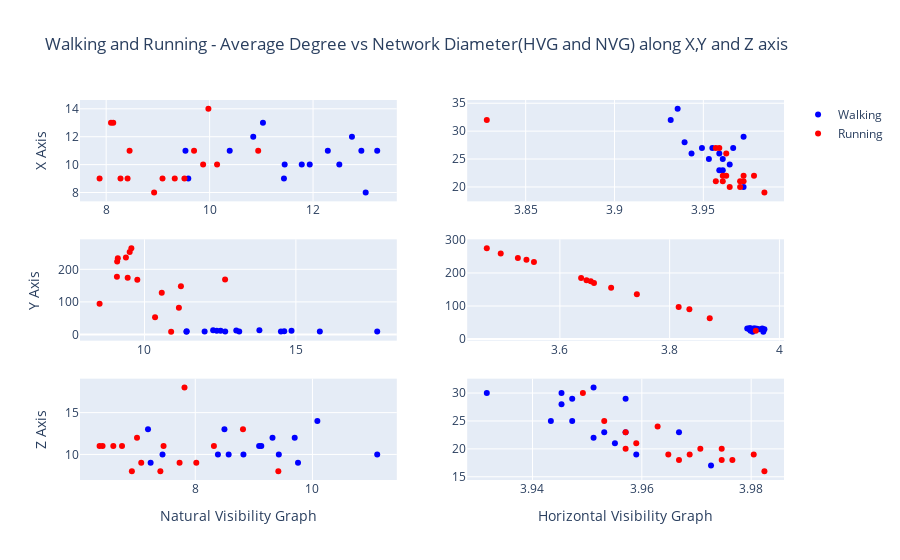

Notebook code cell kept with this figure:
### Markdown cell above
## Task 1.5 Plotting data - Walking and Running - Average Degree vs Network Diameter

### Code cell
# Our figure would be a 3X2 grid

fig = make_subplots(rows=3, cols=2 )

plot1_df = df[(df['Activity'].isin(['walking','running']))]

# Creating all plots

fig1 = plot1_df[(plot1_df['Method']=='NVG')&(plot1_df['Accelerometer_Axis']=='x')&(plot1_df['Activity']=='walking')]
fig1_1 = plot1_df[(plot1_df['Method']=='NVG')&(plot1_df['Accelerometer_Axis']=='x')&(plot1_df['Activity']=='running')]

fig.add_trace(go.Scatter(x=fig1['Average_Degree'], y=fig1['Network_Diameter'], mode="markers", marker_color='blue', showlegend=False),row=1, col=1)
fig.add_trace(go.Scatter(x=fig1_1['Average_Degree'], y=fig1_1['Network_Diameter'], mode="markers", marker_color='red', showlegend=False),row=1, col=1)

fig2 = plot1_df[(plot1_df['Method']=='HVG')&(plot1_df['Accelerometer_Axis']=='x')&(plot1_df['Activity']=='walking')]
fig2_1 = plot1_df[(plot1_df['Method']=='HVG')&(plot1_df['Accelerometer_Axis']=='x')&(plot1_df['Activity']=='running')]
fig.add_trace(go.Scatter(x=fig2['Average_Degree'], y=fig2['Network_Diameter'], mode="markers", marker_color='blue', showlegend=False),row=1, col=2)
fig.add_trace(go.Scatter(x=fig2_1['Average_Degree'], y=fig2_1['Network_Diameter'], mode="markers", marker_color='red', showlegend=False),row=1, col=2)

fig3 = plot1_df[(plot1_df['Method']=='NVG')&(plot1_df['Accelerometer_Axis']=='y')&(plot1_df['Activity']=='walking')]
fig3_1 = plot1_df[(plot1_df['Method']=='NVG')&(plot1_df['Accelerometer_Axis']=='y')&(plot1_df['Activity']=='running')]
fig.add_trace(go.Scatter(x=fig3['Average_Degree'], y=fig3['Network_Diameter'], mode="markers", marker_color='blue', showlegend=False),row=2, col=1)
fig.add_trace(go.Scatter(x=fig3_1['Average_Degree'], y=fig3_1['Network_Diameter'], mode="markers", marker_color='red', showlegend=False),row=2, col=1)

fig4 = plot1_df[(plot1_df['Method']=='HVG')&(plot1_df['Accelerometer_Axis']=='y')&(plot1_df['Activity']=='walking')]
fig4_1 = plot1_df[(plot1_df['Method']=='HVG')&(plot1_df['Accelerometer_Axis']=='y')&(plot1_df['Activity']=='running')]
fig.add_trace(go.Scatter(x=fig4['Average_Degree'], y=fig4['Network_Diameter'], mode="markers", marker_color='blue', showlegend=False),row=2, col=2)
fig.add_trace(go.Scatter(x=fig4_1['Average_Degree'], y=fig4_1['Network_Diameter'], mode="markers", marker_color='red', showlegend=False),row=2, col=2)

fig5 = plot1_df[(plot1_df['Method']=='NVG')&(plot1_df['Accelerometer_Axis']=='z')&(plot1_df['Activity']=='walking')]
fig5_1 = plot1_df[(plot1_df['Method']=='NVG')&(plot1_df['Accelerometer_Axis']=='z')&(plot1_df['Activity']=='running')]
fig.add_trace(go.Scatter(x=fig5['Average_Degree'], y=fig5['Network_Diameter'], mode="markers", marker_color='blue', showlegend=False),row=3, col=1)
fig.add_trace(go.Scatter(x=fig5_1['Average_Degree'], y=fig5_1['Network_Diameter'], mode="markers", marker_color='red', showlegend=False),row=3, col=1)

fig6 = plot1_df[(plot1_df['Method']=='HVG')&(plot1_df['Accelerometer_Axis']=='z')&(plot1_df['Activity']=='walking')]
fig6_1 = plot1_df[(plot1_df['Method']=='HVG')&(plot1_df['Accelerometer_Axis']=='z')&(plot1_df['Activity']=='running')]
fig.add_trace(go.Scatter(x=fig6['Average_Degree'], y=fig6['Network_Diameter'], mode="markers", marker_color='blue',name='Walking'),row=3, col=2)
fig.add_trace(go.Scatter(x=fig6_1['Average_Degree'], y=fig6_1['Network_Diameter'], mode="markers", marker_color='red',name='Running'),row=3, col=2)


# Update xaxis properties
fig.update_xaxes(title_text="Natural Visibility Graph", row=3, col=1)
fig.update_xaxes(title_text="Horizontal Visibility Graph", row=3, col=2)


# # Update yaxis properties
fig.update_yaxes(title_text="X Axis", row=1, col=1)
fig.update_yaxes(title_text="Y Axis", row=2, col=1)
fig.update_yaxes(title_text="Z Axis", row=3, col=1)

# Update layout, set title
fig.update_layout(title_text="Walking and Running - Average Degree vs Network Diameter(HVG and NVG) along X,Y and Z axis")

fig.show()

### Figure 1 — Plotly figure (JSON) as saved in the notebook; plotly's stock layout.template omitted (floating-point values rounded to 4 significant figures)
{"data": [{"marker": {"color": "blue"}, "mode": "markers", "showlegend": false, "type": "scatter", "x": [11.45, 10.84, 12.93, 10.39, 9.588, 12.29, 11.03, 11.94, 11.78, 9.533, 12.51, 13.02, 12.75, 11.44, 13.24], "xaxis": "x", "y": [10, 12, 11, 11, 9, 11, 13, 10, 10, 11, 10, 8, 12, 9, 11], "yaxis": "y"}, {"marker": {"color": "red"}, "mode": "markers", "showlegend": false, "type": "scatter", "x": [8.414, 9.699, 9.875, 9.514, 7.873, 9.977, 10.94, 9.09, 8.453, 8.137, 9.326, 8.928, 10.14, 8.094, 8.277], "xaxis": "x", "y": [9, 11, 10, 9, 9, 14, 11, 9, 11, 13, 9, 8, 10, 13, 9], "yaxis": "y"}, {"marker": {"color": "blue"}, "mode": "markers", "showlegend": false, "type": "scatter", "x": [3.959, 3.943, 3.955, 3.961, 3.961, 3.953, 3.949, 3.973, 3.959, 3.939, 3.967, 3.965, 3.932, 3.973, 3.936], "xaxis": "x2", "y": [26, 26, 27, 23, 25, 25, 27, 29, 23, 28, 27, 24, 32, 20, 34], "yaxis": "y2"}, {"marker": {"color": "red"}, "mode": "markers", "showlegend": false, "type": "scatter", "x": [3.963, 3.961, 3.957, 3.973, 3.971, 3.957, 3.971, 3.828, 3.973, 3.959, 3.979, 3.984, 3.963, 3.961, 3.965], "xaxis": "x2", "y": [22, 21, 21, 21, 20, 27, 21, 32, 22, 27, 22, 19, 26, 22, 20], "yaxis": "y2"}, {"marker": {"color": "blue"}, "mode": "markers", "showlegend": false, "type": "scatter", "x": [11.99, 14.86, 17.69, 15.79, 11.39, 14.62, 11.38, 12.67, 13.79, 12.51, 14.51, 13.13, 12.39, 12.27, 13.03], "xaxis": "x3", "y": [9, 11, 9, 9, 10, 10, 8, 9, 13, 11, 9, 9, 11, 13, 12], "yaxis": "y3"}, {"marker": {"color": "red"}, "mode": "markers", "showlegend": false, "type": "scatter", "x": [11.14, 9.512, 9.566, 9.387, 8.518, 10.57, 12.66, 10.88, 9.098, 9.09, 10.35, 9.119, 11.2, 9.445, 9.764], "xaxis": "x3", "y": [82, 253, 265, 236, 94, 128, 169, 8, 224, 177, 53, 234, 148, 174, 168], "yaxis": "y3"}, {"marker": {"color": "blue"}, "mode": "markers", "showlegend": false, "type": "scatter", "x": [3.951, 3.945, 3.963, 3.957, 3.947, 3.947, 3.971, 3.973, 3.945, 3.957, 3.955, 3.969, 3.953, 3.941, 3.959], "xaxis": "x4", "y": [22, 33, 30, 28, 25, 33, 22, 30, 30, 31, 32, 32, 32, 32, 31], "yaxis": "y4"}, {"marker": {"color": "red"}, "mode": "markers", "showlegend": false, "type": "scatter", "x": [3.836, 3.492, 3.467, 3.523, 3.816, 3.74, 3.656, 3.957, 3.553, 3.639, 3.873, 3.539, 3.693, 3.648, 3.662], "xaxis": "x4", "y": [90, 259, 275, 245, 97, 136, 175, 25, 233, 185, 63, 240, 155, 178, 170], "yaxis": "y4"}, {"marker": {"color": "blue"}, "mode": "markers", "showlegend": false, "type": "scatter", "x": [8.57, 9.09, 8.498, 8.387, 7.238, 10.08, 7.441, 11.11, 8.822, 7.193, 9.697, 9.754, 9.426, 9.127, 9.318], "xaxis": "x5", "y": [10, 11, 13, 10, 9, 14, 10, 10, 10, 13, 12, 9, 10, 11, 12], "yaxis": "y5"}, {"marker": {"color": "red"}, "mode": "markers", "showlegend": false, "type": "scatter", "x": [8.318, 6.602, 6.918, 6.418, 7.078, 8.814, 7.816, 7.404, 7.732, 6.75, 9.418, 6.367, 7.006, 7.459, 8.018], "xaxis": "x5", "y": [11, 11, 8, 11, 9, 13, 18, 8, 9, 11, 8, 11, 12, 11, 9], "yaxis": "y5"}, {"marker": {"color": "blue"}, "mode": "markers", "name": "Walking", "type": "scatter", "x": [3.957, 3.947, 3.943, 3.951, 3.967, 3.951, 3.973, 3.945, 3.953, 3.955, 3.945, 3.959, 3.957, 3.947, 3.932], "xaxis": "x6", "y": [23, 25, 25, 22, 23, 31, 17, 28, 23, 21, 30, 19, 29, 29, 30], "yaxis": "y6"}, {"marker": {"color": "red"}, "mode": "markers", "name": "Running", "type": "scatter", "x": [3.965, 3.971, 3.982, 3.957, 3.969, 3.949, 3.953, 3.957, 3.977, 3.98, 3.967, 3.975, 3.959, 3.963, 3.975], "xaxis": "x6", "y": [19, 20, 16, 20, 19, 30, 25, 23, 18, 19, 18, 18, 21, 24, 20], "yaxis": "y6"}], "layout": {"title": {"text": "Walking and Running - Average Degree vs Network Diameter(HVG and NVG) along X,Y and Z axis"}, "xaxis": {"anchor": "y", "domain": [0, 0.45]}, "xaxis2": {"anchor": "y2", "domain": [0.55, 1]}, "xaxis3": {"anchor": "y3", "domain": [0, 0.45]}, "xaxis4": {"anchor": "y4", "domain": [0.55, 1]}, "xaxis5": {"anchor": "y5", "domain": [0, 0.45], "title": {"text": "Natural Visibility Graph"}}, "xaxis6": {"anchor": "y6", "domain": [0.55, 1], "title": {"text": "Horizontal Visibility Graph"}}, "yaxis": {"anchor": "x", "domain": [0.7333, 1], "title": {"text": "X Axis"}}, "yaxis2": {"anchor": "x2", "domain": [0.7333, 1]}, "yaxis3": {"anchor": "x3", "domain": [0.3667, 0.6333], "title": {"text": "Y Axis"}}, "yaxis4": {"anchor": "x4", "domain": [0.3667, 0.6333]}, "yaxis5": {"anchor": "x5", "domain": [0, 0.2667], "title": {"text": "Z Axis"}}, "yaxis6": {"anchor": "x6", "domain": [0, 0.2667]}}}
